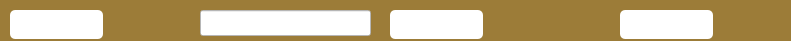
      <widget class="QWidget" name="widget_3" native="true">
       <property name="geometry">
        <rect>
         <x>0</x>
         <y>10</y>
         <width>791</width>
         <height>41</height>
        </rect>
       </property>
       <property name="styleSheet">
        <string notr="true">background-color: rgb(156, 124, 56);</string>
       </property>
       <widget class="QPushButton" name="pushButton_9">
        <property name="geometry">
         <rect>
          <x>10</x>
          <y>10</y>
          <width>93</width>
          <height>29</height>
         </rect>
        </property>
        <property name="styleSheet">
         <string notr="true">background-color: rgb(255, 255, 255);
border-radius:5px;</string>
        </property>
        <property name="text">
         <string/>
        </property>
        <property name="icon">
         <iconset resource="Source_Reservation.qrc">
          <normaloff>:/image/photoReservation/pngwing.com (1).png</normaloff>:/image/photoReservation/pngwing.com (1).png</iconset>
        </property>
       </widget>
       <widget class="QPushButton" name="pushButton_10">
        <property name="geometry">
         <rect>
          <x>620</x>
          <y>10</y>
          <width>93</width>
          <height>29</height>
         </rect>
        </property>
        <property name="styleSheet">
         <string notr="true">background-color: rgb(255, 255, 255);
border-radius:5px;</string>
        </property>
        <property name="text">
         <string/>
        </property>
        <property name="icon">
         <iconset resource="Source_Reservation.qrc">
          <normaloff>:/image/photoReservation/icons8-utilisateur-50.png</normaloff>:/image/photoReservation/icons8-utilisateur-50.png</iconset>
        </property>
        <property name="iconSize">
         <size>
          <width>25</width>
          <height>25</height>
         </size>
        </property>
       </widget>
       <widget class="QPushButton" name="pushButton_11">
        <property name="geometry">
         <rect>
          <x>390</x>
          <y>10</y>
          <width>93</width>
          <height>29</height>
         </rect>
        </property>
        <property name="styleSheet">
         <string notr="true">background-color: rgb(255, 255, 255);
border-radius:5px;</string>
        </property>
        <property name="text">
         <string/>
        </property>
        <property name="icon">
         <iconset resource="Source_Reservation.qrc">
          <normaloff>:/image/photoReservation/icons8-chercher-32.png</normaloff>:/image/photoReservation/icons8-chercher-32.png</iconset>
        </property>
        <property name="iconSize">
         <size>
          <width>25</width>
          <height>25</height>
         </size>
        </property>
       </widget>
       <widget class="QLineEdit" name="lineEdit">
        <property name="geometry">
         <rect>
          <x>200</x>
          <y>10</y>
          <width>171</width>
          <height>26</height>
         </rect>
        </property>
        <property name="styleSheet">
         <string notr="true">background-color: rgb(255, 255, 255);</string>
        </property>
       </widget>
      </widget>
